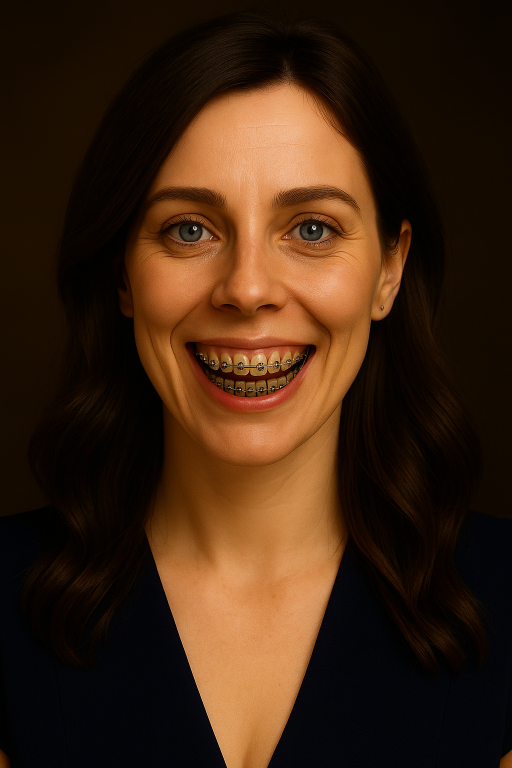
#> input picture data/self/file_00000000a16c7246af4bec878ad2e107.png, 1024 x 1536 px (shown at 1/2 size)
$ python portrait_state.py
#> lines starting #> are read from the running program, lines starting #| are printed output that depends on the picture
#!/usr/bin/env python3
"""
Mira — Affect-Coupled Portrait State
------------------------------------
Sanfte, zustandsgeführte Weiterentwicklung des aktuellen Porträts.
- bevorzugt neueste Quelle aus data/archive/self/*
- sonst bestehendes data/self/latest_image.(png|jpg|jpeg|webp)
- sonst Notfall-Silhouette
Affect-Mapping:
  valence  [-1..1]  -> Wärme/Kühle (+/-)
  arousal  [-1..1]  -> Mikrokontrast/leichter Blur
  stability [0..1]  -> Vignette-Rahmung (unsteter -> stärker)
Idempotent: schreibt nur, wenn sich Ausgabebytes ändern.
"""

from __future__ import annotations
import io, os, glob, json, hashlib
from pathlib import Path
from datetime import datetime, timezone
from typing import Optional
from PIL import Image, ImageOps, ImageEnhance, ImageFilter, ImageDraw

ROOT = Path(".")
OUT_PNG  = Path(os.getenv("OUT_PNG",  "data/self/latest_image.png"))
OUT_WEBP = Path(os.getenv("OUT_WEBP", "data/self/latest_image.webp"))
META_OUT = Path(os.getenv("META_OUT", "data/self/portrait_state.json"))

AFFECT_FILE = Path("data/self/affect-state.json")
SELF_FILE   = Path("data/self/self-describe.json")

def now_iso() -> str:
    return datetime.now(timezone.utc).strftime("%Y-%m-%dT%H:%M:%SZ")

def sha256_bytes(b: bytes) -> str:
    h = hashlib.sha256(); h.update(b); return h.hexdigest()

def clamp(x, lo, hi):
    return max(lo, min(hi, x))

def load_json(p: Path) -> Optional[dict]:
    try:
        with p.open("r", encoding="utf-8") as f:
            return json.load(f)
    except Exception:
        return None

def pick_source() -> Optional[Path]:
    # Neuester Kandidat im Archiv
    candidates = []
    for ext in ("*.png", "*.jpg", "*.jpeg", "*.webp"):
        candidates += glob.glob(str(Path("data/archive/self")/ext))
    candidates = [Path(p) for p in candidates]
    candidates.sort(key=lambda x: x.stat().st_mtime if x.exists() else 0, reverse=True)
    for p in candidates:
        if p.exists() and p.stat().st_size > 10_000:
            return p
#> in main, base is the input picture: PIL image 1024x1536 RGB; mean R, G, B 61.7, 36.7, 18.4
    # Fallback: bestehendes aktuelles Porträt
    for p in (OUT_WEBP, OUT_PNG):
        if p.exists() and p.stat().st_size > 10_000:
            return p
    return None

def map_adjustments(affect: dict | None) -> dict:
    a = affect or {}
    val = clamp(float(a.get("valence", 0.0)), -1.0, 1.0)
    aro = clamp(float(a.get("arousal", 0.0)), -1.0, 1.0)
    stab= clamp(float(a.get("stability", 0.75)), 0.0, 1.0)

    warmth = 0.03 * val                    # +/- 3% Farbtemperaturgefühl
    contrast = clamp(1.00 + 0.10*abs(aro), 0.95, 1.18)
    brightness= clamp(1.00 + 0.04*val,     0.96, 1.08)
    blur = 0.0 if abs(aro) < 0.65 else 0.35
    vign = clamp(0.10 + 0.20*(1.0-stab),   0.08, 0.28)

    return dict(
        warmth_shift=warmth,
        contrast_gain=contrast,
        brightness_gain=brightness,
        blur_sigma=blur,
        vignette_strength=vign
    )

def crop_to_3x4(img: Image.Image) -> Image.Image:
    w, h = img.size
#> w = 1024; h = 1536
    target = 3/4
    cur = w / h
#> cur = 0.667
    if cur > target:
        new_w = int(h * target)
        x0 = (w - new_w)//2
        img = img.crop((x0, 0, x0+new_w, h))
    elif cur < target:
        new_h = int(w / target)
#> new_h = 1365
        y0 = (h - new_h)//2
#> y0 = 85
        img = img.crop((0, y0, w, y0+new_h))
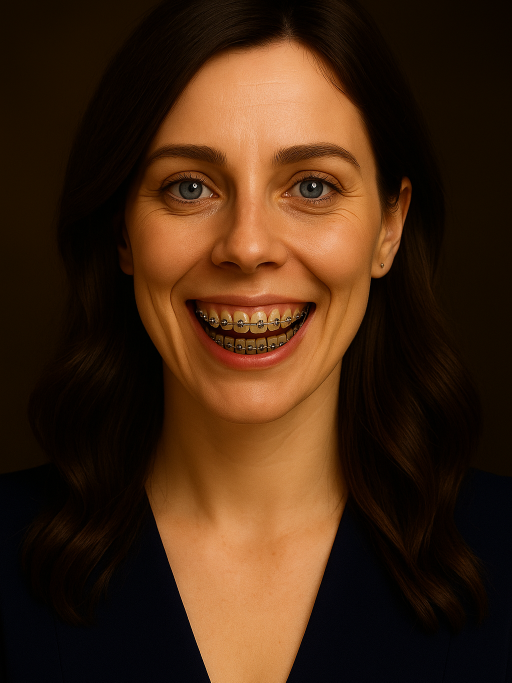
#> img: PIL image 1024x1365 RGB (shown at 1/2 size); mean R, G, B 66.6, 39.5, 19.7
    return img

def apply_adjustments(img: Image.Image, adj: dict) -> Image.Image:
    img = ImageOps.exif_transpose(img).convert("RGB")
    img = crop_to_3x4(img)
    img = img.resize((1024, 1365), Image.LANCZOS)

    # sanfter Warm/Kalt-Eindruck über Color-Saturation + kleine Kanalverschiebung
    warmth = adj["warmth_shift"]  # [-0.03..0.03]
    color_gain = clamp(1.0 + warmth*0.5, 0.95, 1.05)
    img = ImageEnhance.Color(img).enhance(color_gain)

    # Brightness & Contrast
    img = ImageEnhance.Brightness(img).enhance(adj["brightness_gain"])
    img = ImageEnhance.Contrast(img).enhance(adj["contrast_gain"])

    # Minimaler Blur bei hoher Arousal
    if adj["blur_sigma"] > 0:
        img = img.filter(ImageFilter.GaussianBlur(radius=adj["blur_sigma"]))

    # Vignette (dunkler Rand → Fokus)
    v = adj["vignette_strength"]
    if v > 0:
        w, h = img.size
#> w = 1024; h = 1365
        mask = Image.new("L", (w, h), 0)
#> mask: PIL image 1024x1365 L; every value is 0
        e = Image.new("L", (w, h), 0)
        d = ImageDraw.Draw(e)
        d.ellipse((int(w*0.08), int(h*0.06), int(w*0.92), int(h*0.94)), fill=255)
        e = e.filter(ImageFilter.GaussianBlur(radius=int(min(w, h)*0.12)))
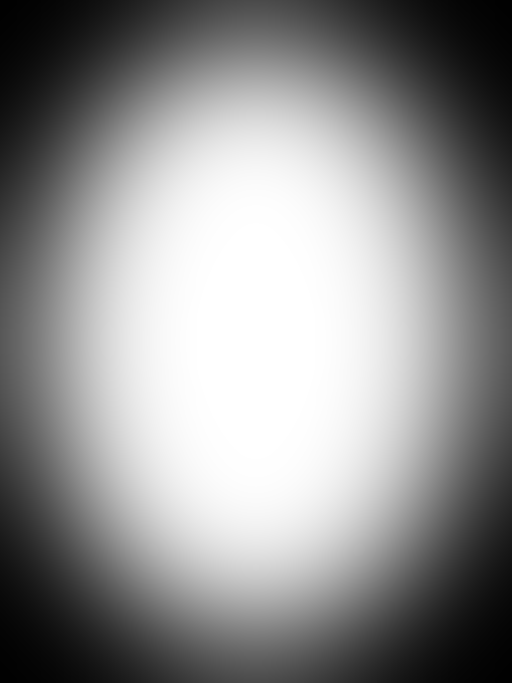
#> e: PIL image 1024x1365 L (shown at 1/2 size); min 1, max 255, mean 144.6
        vign = ImageOps.invert(e)
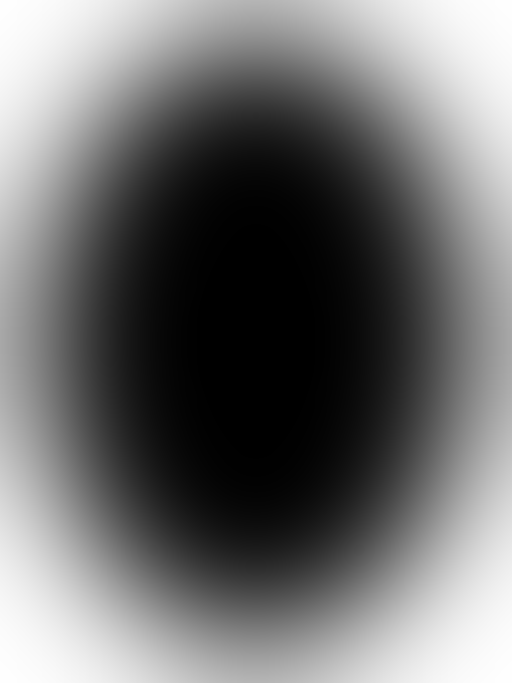
#> vign: PIL image 1024x1365 L (shown at 1/2 size); min 0, max 254, mean 110.4
        alpha = int(255 * v)
        vign = vign.point(lambda p: int(p * (alpha/255)))
        dark = Image.new("RGB", (w, h), (0, 0, 0))
#> dark: PIL image 1024x1365 RGB; every value is 0
        img = Image.composite(dark, img, vign)
    return img

def save_if_changed(img: Image.Image):
    # PNG
    OUT_PNG.parent.mkdir(parents=True, exist_ok=True)
    buf = io.BytesIO(); img.save(buf, format="PNG", optimize=True)
    new_png = buf.getvalue()
    old_png = OUT_PNG.read_bytes() if OUT_PNG.exists() else b""
    if sha256_bytes(new_png) != sha256_bytes(old_png):
        with OUT_PNG.open("wb") as f: f.write(new_png)

    # WEBP
    buf = io.BytesIO(); img.save(buf, format="WEBP", quality=88, method=6)
    new_webp = buf.getvalue()
    old_webp = OUT_WEBP.read_bytes() if OUT_WEBP.exists() else b""
    if sha256_bytes(new_webp) != sha256_bytes(old_webp):
        with OUT_WEBP.open("wb") as f: f.write(new_webp)

def write_meta(meta: dict):
    META_OUT.parent.mkdir(parents=True, exist_ok=True)
    with META_OUT.open("w", encoding="utf-8") as f:
        json.dump(meta, f, ensure_ascii=False, indent=2)

def emergency_silhouette() -> Image.Image:
    img = Image.new("RGB", (1024, 1365), (11,14,20))
    d = ImageDraw.Draw(img)
    d.ellipse((422,140,602,320), fill=(123,164,255))
    d.ellipse((312,380,712,940),  fill=(111,152,255))
    d.rounded_rectangle((462,990,562,1160), 40, fill=(97,139,255))
    d.ellipse((382,1210,502,1250), fill=(93,134,255))
    d.ellipse((622,1210,742,1250), fill=(93,134,255))
    return img

def main():
    src = pick_source()
    affect = load_json(AFFECT_FILE) or {}
    selfj  = load_json(SELF_FILE)   or {}

    if src is None:
        img = emergency_silhouette()
        save_if_changed(img)
        write_meta({
            "ts": now_iso(),
            "source": None,
            "note": "emergency silhouette",
            "affect": affect
        })
        return

    base = Image.open(src).convert("RGB")
    adj  = map_adjustments(affect)
    out  = apply_adjustments(base, adj)
    save_if_changed(out)

    meta = {
        "ts": now_iso(),
        "source": str(src),
        "affect": affect,
        "adjustments": adj,
        "self_hint": {
            "has_description": bool(selfj)
        }
    }
    write_meta(meta)

if __name__ == "__main__":
    main()
